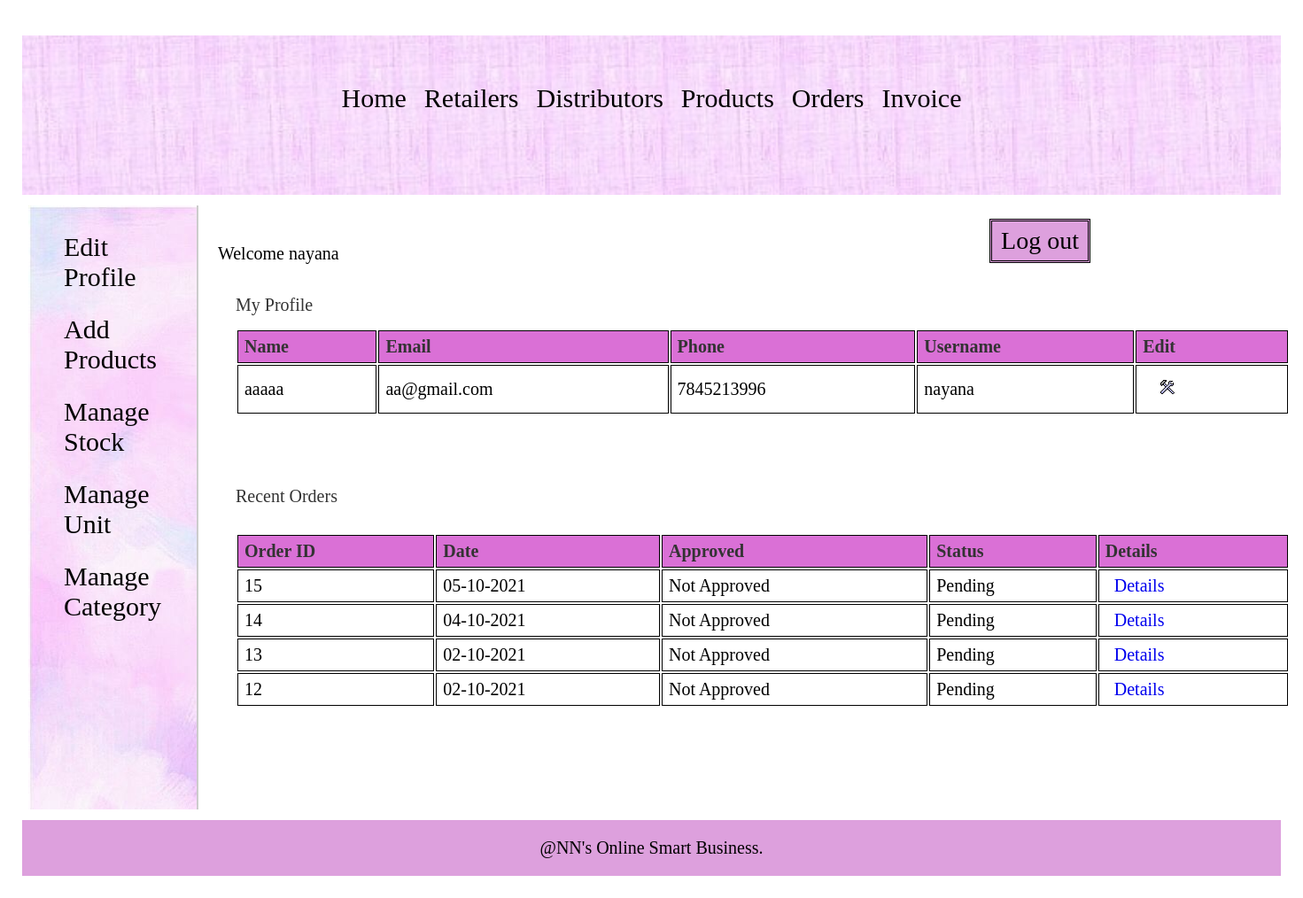
The page /manufacturer/index.php (signed in) on the database its author committed.
### tables this page shows
CREATE TABLE `manufacturer` (
  `man_id` int(11) NOT NULL,
  `man_name` varchar(25) NOT NULL,
  `man_email` varchar(50) DEFAULT NULL,
  `man_phone` varchar(10) NOT NULL,
  `username` varchar(20) NOT NULL,
  `password` varchar(20) NOT NULL
);

CREATE TABLE `orders` (
  `order_id` int(11) NOT NULL,
  `date` date NOT NULL,
  `retailer_id` int(11) NOT NULL,
  `approved` tinyint(1) NOT NULL,
  `status` tinyint(1) NOT NULL,
  `total_amount` decimal(10,3) NOT NULL
);

### manufacturer/index.php (the view, shortened to what this page needs)
<?php
	include("../includes/config.php");
include("translate.php");
	if(isset($_SESSION['manufacturer_login'])) {
		if($_SESSION['manufacturer_login'] == true) {
			$id = $_SESSION['manufacturer_id'];
			$query_selectManufacturer = "SELECT * FROM manufacturer WHERE man_id='$id'";
			$result_selectManufacturer = mysqli_query($con,$query_selectManufacturer);
			$row_selectManufacturer = mysqli_fetch_array($result_selectManufacturer);
			$query_selectOrder = "SELECT * FROM orders ORDER BY order_id DESC LIMIT 4";
			$result_selectOrder = mysqli_query($con,$query_selectOrder);
		}
		else {
			header('Location:../index.php');
		}
	}
	else {
		header('Location:../index.php');
	}
?>
<!DOCTYPE html>
<html>
<head>
	<link rel="stylesheet" href="../includes/main_style_sto.css" >
</head>
<body>
	<?php
		include("../includes/nav_manufacturer.inc.php");
		include("../includes/aside_manufacturer.inc.php");
	?>
	<section>
		Welcome <?php echo $_SESSION['sessUsername']; ?>
		<article>
			<h2>My Profile</h2>
			<table class="table_displayData">
			<tr>
				<th>Name</th>
				<th>Email</th>
				<th>Phone</th>
				<th>Username</th>
				<th> Edit </th>
			</tr>
			<tr>
				<td> <?php echo $row_selectManufacturer['man_name']; ?> </td>
				<td> <?php echo $row_selectManufacturer['man_email']; ?> </td>
				<td> <?php echo $row_selectManufacturer['man_phone']; ?> </td>
				<td> <?php echo $row_selectManufacturer['username']; ?> </td>
				<td> <a href="edit_profile.php"><img src="../images/edit.png" alt="edit" /></a> </td>
			</tr>
		</table>
		</article>
		<article>
			<h2>Recent Orders</h2>
			<table class="table_displayData" style="margin-top:20px;">
			<tr>
				<th> Order ID </th>
				<th> Date </th>
				<th> Approved </th>
				<th> Status </th>
				<th> Details </th>
			</tr>
			<?php $i=1; while($row_selectOrder = mysqli_fetch_array($result_selectOrder)) { ?>
			<tr>
				<td> <?php echo $row_selectOrder['order_id']; ?> </td>
				<td> <?php echo date("d-m-Y",strtotime($row_selectOrder['date'])); ?> </td>
				<td>
					<?php
						if($row_selectOrder['approved'] == 0) {
							echo "Not Approved";
						}
						else {
							echo "Approved";
						}
					?>
				</td>
				<td>
					<?php
						if($row_selectOrder['status'] == 0) {
							echo "Pending";
						}
						else {
							echo "Completed";
						}
					?>
				</td>
				<td> <a href="view_order_items.php?id=<?php echo $row_selectOrder['order_id']; ?>">Details</a> </td>
			</tr>
			<?php $i++; } ?>
		</table>
		</article>
	</section>
	<?php
		include("../includes/footer.inc.php");
	?>
</body>
</html>

### includes/main_style_sto.css (style rules this page uses)
* { font-family: Georgia, serif; margin:5px; padding:5px; }
a { text-decoration:none; }
section { width:1000px; padding:10px; padding-bottom:40px; }
article { margin-top:20px; margin-bottom:50px; }
article h2 { margin-bottom:5px; font-weight:normal; color:#333; font-size: 20px; }
table { border-collapse: separate; width:125%; }
.table_displayData td, .table_displayData th { border:1.5px solid black; padding: 6px 7px; text-align: left; background-color:#; }
.table_displayData th { background-color:#DA70D6 ; color:#333; }

### includes/nav_manufacturer.inc.php (style rules this page uses)
body { font-family: Arial, Helvetica, sans-serif; }
* { box-sizing: border-box; }

### rows shown on the page
manufacturer: man_name "aaaaa", man_email "aa@gmail.com", man_phone "7845213996", username "nayana"
orders: order_id "15", date "05-10-2021", approved "Not Approved", status "Pending"
orders: order_id "14", date "04-10-2021", approved "Not Approved", status "Pending"
orders: order_id "13", date "02-10-2021", approved "Not Approved", status "Pending"
orders: order_id "12", date "02-10-2021", approved "Not Approved", status "Pending"

### other values the page prints
$_SESSION['sessUsername'] "nayana"
